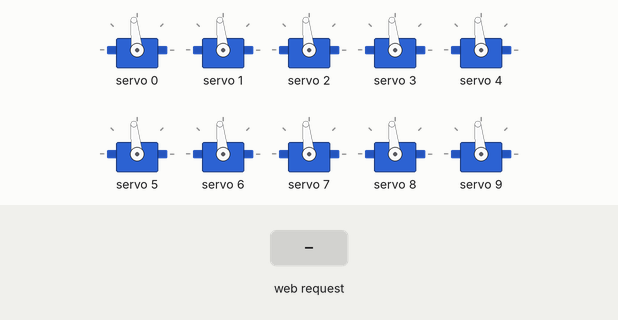
A sketch run on a simulated ESP32. Parts: 10 × servo. The test bench sets the inputs (shaded band). WiFi joins after 1.5 s; servers stay silent unless stated; what the sketch prints to the serial monitor is not drawn.

Above: at 3.7 s.
3.8 s: HTTP request GET /set?id=1&angle=1 received
At 5.1 s:
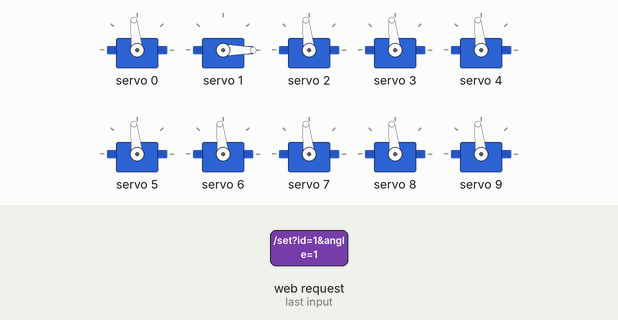
Timing chart, 0 to 6.8 s (numbered marks = the images above; inputs shaded):
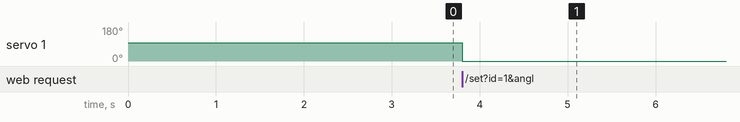

Measured:
- after the input at 3.8 s, servo 1: 96° → 0° at once

The sketch:

servo_limit_testing.ino
```cpp
#include <WiFi.h>
#include <WebServer.h>
#include <Wire.h>
#include <Adafruit_PWMServoDriver.h>

// =========================
//  WiFi CONFIG
// =========================
const char* ssid = "....";
const char* password = "....";

WebServer server(80);
Adafruit_PWMServoDriver pca = Adafruit_PWMServoDriver(0x40);

// Servo pulse limits
#define SERVO_MIN 110
#define SERVO_MAX 520

// ========================================
// SERVO LIST (10 total)
// Edit these if you change channels later
// ========================================
struct ServoUnit {
  const char* name;
  int channel;
  int minDeg;
  int maxDeg;
  int currentDeg;
};

ServoUnit servos[] = {
  {"Eye Pan (L/R)", 0, 0, 180, 90},
  {"Eye Tilt (Up/Down)", 1, 0, 180, 90},
  {"Upper Eyelid Right", 2, 0, 180, 90},
  {"Lower Eyelid Right", 3, 0, 180, 90},
  {"Upper Eyelid Left", 4, 0, 180, 90},
  {"Lower Eyelid Left", 5, 0, 180, 90},

  {"Jaw", 6, 0, 180, 90},

  {"Neck Tilt Left", 7, 0, 180, 90},
  {"Neck Tilt Right", 8, 0, 180, 90},
  {"Neck Rotate", 9, 0, 180, 90}
};

int servoCount = sizeof(servos) / sizeof(servos[0]);

// ========================================
//  SET PCA9685 SERVO PULSE
// ========================================
void setServoAngle(int channel, int angle) {
  angle = constrain(angle, 0, 180);
  int pulse = map(angle, 0, 180, SERVO_MIN, SERVO_MAX);
  pca.setPWM(channel, 0, pulse);
}

// ========================================
//  WEBPAGE
// ========================================
String generatePage() {
  String html = "<html><head><title>Servo Controller</title></head><body>";
  html += "<h1>ESP32 Animatronic Servo Control</h1>";
  html += "<hr>";

  for (int i = 0; i < servoCount; i++) {
    html += "<form action=\"/set\" method=\"GET\">";
    html += "<b>" + String(servos[i].name) + "</b><br>";
    html += "Channel: " + String(servos[i].channel) + "<br>";
    html += "Angle (0–180): ";
    html += "<input type=\"number\" name=\"angle\" min=\"0\" max=\"180\" value=\"" + String(servos[i].currentDeg) + "\">";
    html += "<input type=\"hidden\" name=\"id\" value=\"" + String(i) + "\">";
    html += "<input type=\"submit\" value=\"SET\">";
    html += "</form><br>";
  }

  html += "</body></html>";
  return html;
}

// ========================================
//  ROUTE HANDLERS
// ========================================
void handleRoot() {
  server.send(200, "text/html", generatePage());
}

void handleSet() {
  if (!server.hasArg("id") || !server.hasArg("angle")) {
    server.send(400, "text/plain", "Invalid request");
    return;
  }

  int id = server.arg("id").toInt();
  int angle = server.arg("angle").toInt();

  if (id < 0 || id >= servoCount) {
    server.send(400, "text/plain", "Servo ID out of range");
    return;
  }

  // Apply angle
  servos[id].currentDeg = angle;
  setServoAngle(servos[id].channel, angle);

  server.sendHeader("Location", "/");
  server.send(303);
}

// ========================================
//  SETUP
// ========================================
void setup() {
  Serial.begin(115200);

  // Start WiFi
  WiFi.begin(ssid, password);
  Serial.print("Connecting to WiFi");
  while (WiFi.status() != WL_CONNECTED) {
    delay(500);
    Serial.print(".");
  }
  Serial.println("\nConnected.");
  Serial.print("Web Server: http://");
  Serial.println(WiFi.localIP());

  // PCA9685
  Wire.begin();
  pca.begin();
  pca.setPWMFreq(50);
  delay(500);

  // Routes
  server.on("/", handleRoot);
  server.on("/set", handleSet);

  server.begin();
  // ========================================
//  CENTER ALL SERVOS AT 90° ON STARTUP
// ========================================
for (int i = 0; i < servoCount; i++) {
  servos[i].currentDeg = 90;                   // update memory
  setServoAngle(servos[i].channel, 90);        // send pulse
  delay(50);                                   // small delay per channel
}

}

// ========================================
//  LOOP
// ========================================
void loop() {
  server.handleClient();
}
```
